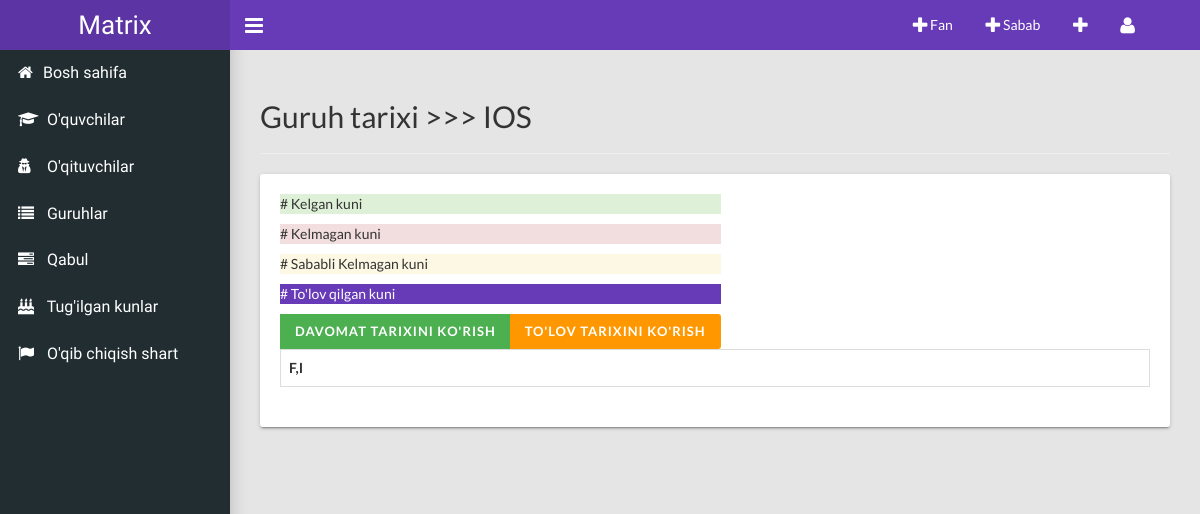
Before: /history_group/2 with the older database file.
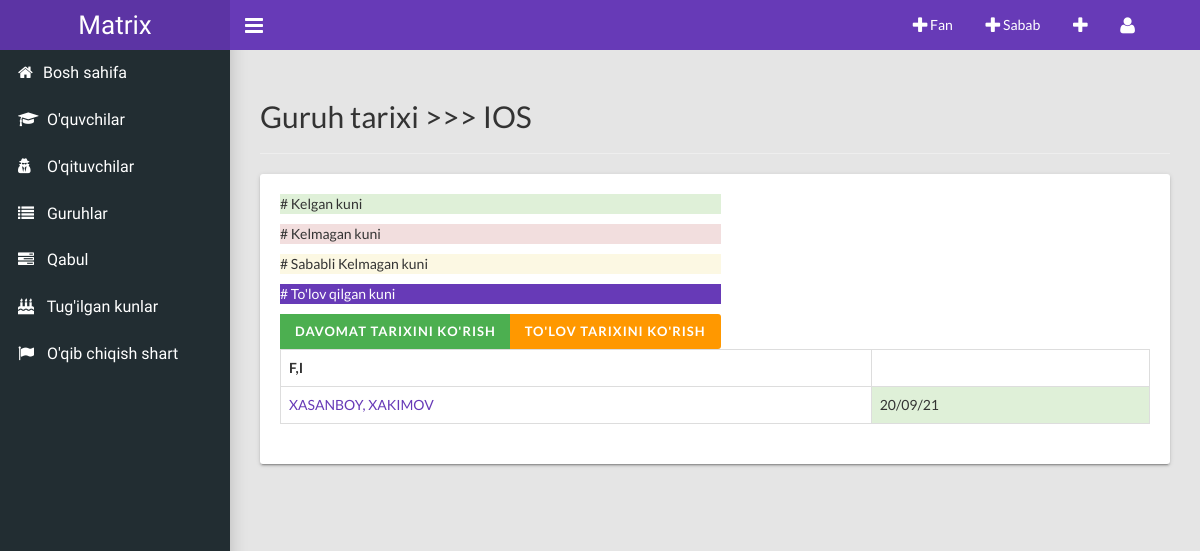
After: the same page with the newer database file.
### main/models.py (models this page shows, shortened)
class Student(models.Model):
    own = models.ForeignKey(User, related_name="students", on_delete=models.CASCADE, blank=True, null=True)
    group = models.ForeignKey(Group, related_name="student", on_delete=models.CASCADE, blank=True, null=True)
    name = models.CharField("Ismi", max_length=150)
    surname = models.CharField("Familiyasi", max_length=150)
    brith = models.CharField("Tug'ulgan sanasi", max_length=50)
    image = models.ImageField("O'quvchi rasmi", upload_to='student_img/', blank=True, null=True)
    password_img = models.ImageField("Pasort rasmi", upload_to='students_passport', blank=True)
    tel_num = models.CharField("Telefon raqami", max_length=50, blank=True)
    place = models.CharField("Yashash manzili", max_length=50)
    price = models.PositiveIntegerField("Chegirma",default=0)
    countsub = models.PositiveIntegerField("Bir oydagi darslar soni",default=0)
    allprice = models.PositiveIntegerField("Jami to'lov",default=0)
    called = models.BooleanField("called/not called",default=False)
    camewith = models.ForeignKey(CameWith, related_name="students", blank=True, on_delete=models.PROTECT)

class CameHistory(models.Model):
    student = models.ForeignKey(Student, related_name="history", on_delete=models.CASCADE)
    time = models.CharField("Kelgan sanasi", blank=True, max_length=100)
    came = models.BooleanField("keldi/kelmadi", default=False)
    apset = models.BooleanField("sababli/sababsiz", default=False)
    class Meta:
        ordering = ['-id']

### main/views.py (the view)
# urls.py: path("history_group/<pk>", group_history, name="group_history"),
def group_history(request, pk):
    group = get_object_or_404(Group, pk=pk)
    students = Student.objects.filter(group=group)
    context = {
        'group':group,
        'students':students,
    }
    return render(request, 'group_history.html', context)

### main/context_pro.py (called while the page is built)
def students(request):
    context = {
        'teachers':Teacher.objects.all(),
        'student':Student.objects.all(),
    }
    return context

### templates/group_history.html (shortened to what this page needs)
{% extends 'wrapper.html' %}
{% load static %}
{% block content %}
    <div class="content-wrapper">
        <h2>Guruh tarixi >>> {{group.name}}</h2><hr>
        <div class="card">
            <div class="btn-group desktop">
                    <p class="bg-success"># Kelgan kuni </p>
                    <p class="bg-danger"># Kelmagan kuni </p>
                    <p class="bg-warning"># Sababli Kelmagan kuni </p>
                    <p class="bg-primary"># To'lov qilgan kuni </p>
                    <button class="btn btn-success" id="showCame">Davomat tarixini ko'rish</button>
                    <button class="btn btn-warning" id="showPayment">To'lov tarixini ko'rish</button>
                </div>
            <table class="table table-bordered desktop">
              <thead>
                <tr>
                  <th>F,I</th>
                </tr>
              </thead>
              <tbody style="scroll-snap-type: mandatory;">
                  {% for stu in students %}
                      <tr>
                          <td><a href="{% url 'main:student' stu.pk %}">{{stu.name}}, {{stu.surname}}</a></td>
                            {% for his in stu.history.all %}
                            {% if his.came == True %}
                                <td class="bg-success came">{{his.time}}</td>
                                {% elif his.apset == True %}
                                <td class="bg-warning came">{{his.time}}</td>
                                {% else %}
                                <td class="bg-danger came">{{his.time}}</td>
                            {% endif %}
                            {% endfor %}
                      </tr>
                  {% endfor %}
              </tbody>
            </table>
          </div>
    </div>
{% endblock content %}

Changed rows visible on the page:
added Student: name "XASANBOY", surname "XAKIMOV"
added CameHistory: time "20/09/21"
